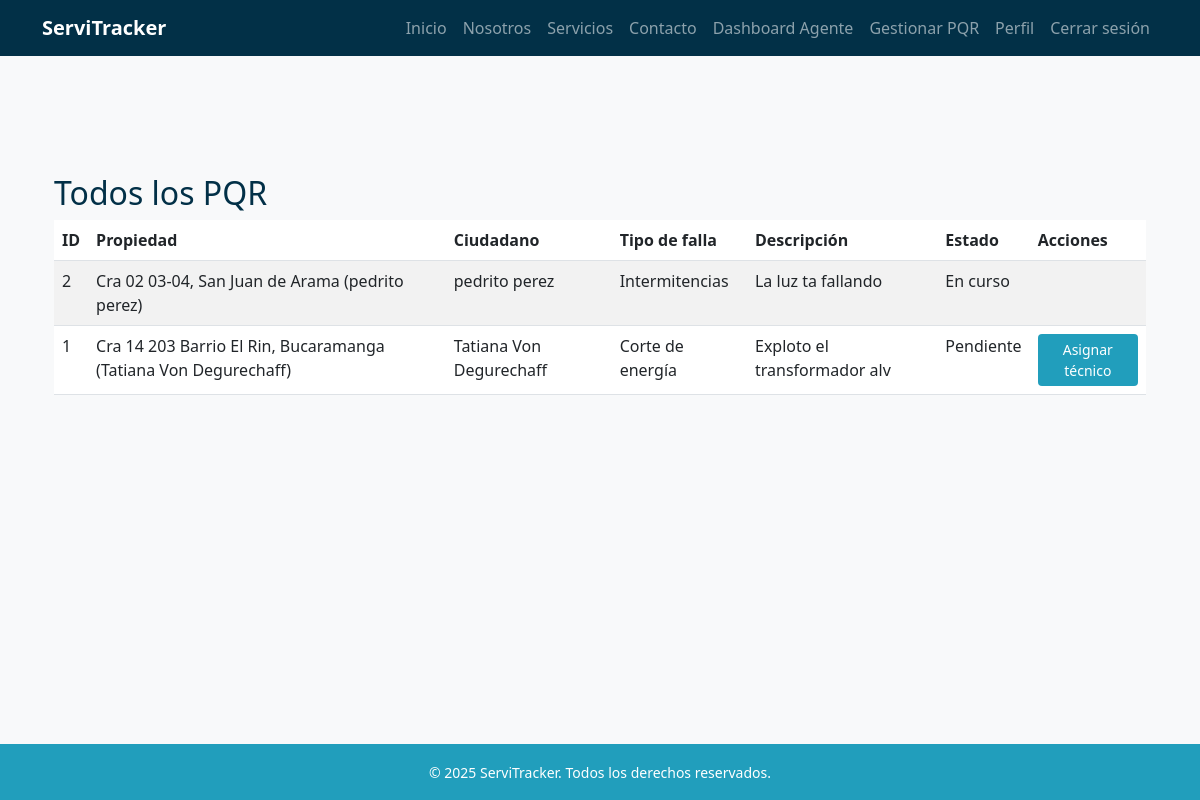
The app's page /pqr/admin/ (signed in), older data.
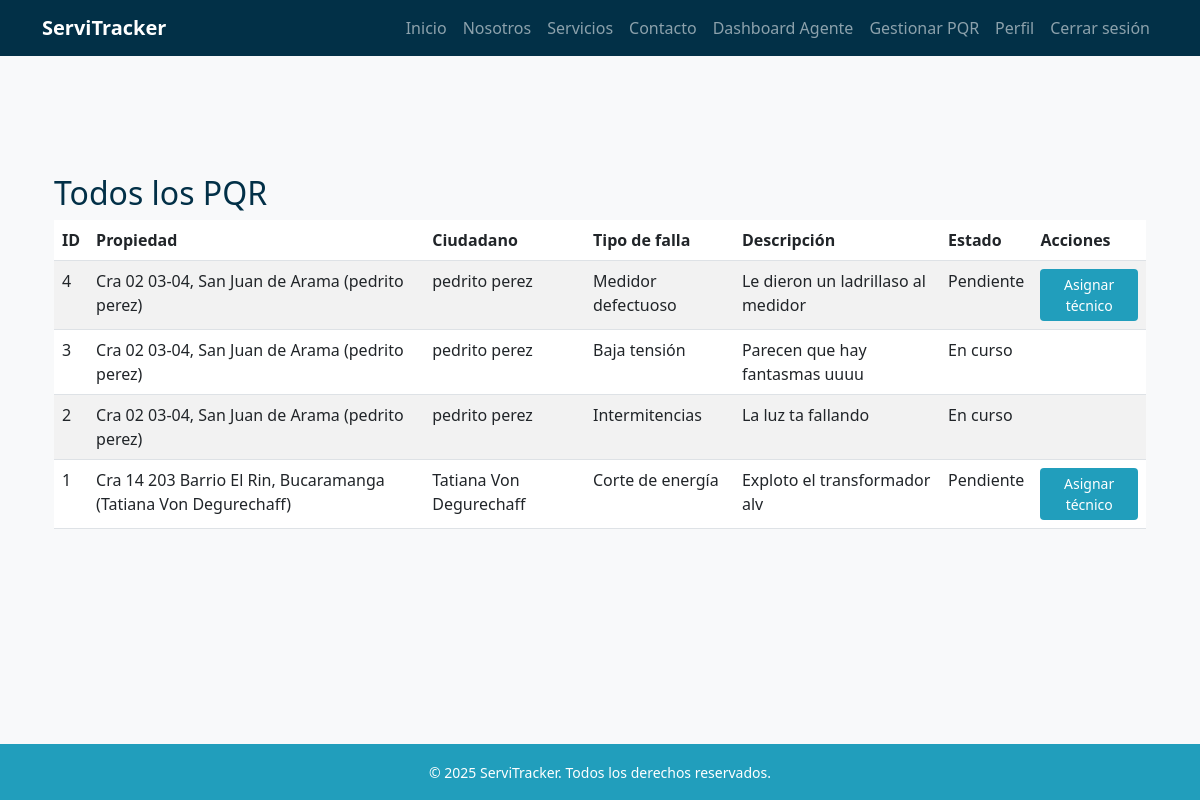
The same page, newer data.
### pqr/models.py (models this page shows, shortened)
class PQR(models.Model):
    ciudadano = models.ForeignKey(
        settings.AUTH_USER_MODEL,
        on_delete=models.SET_NULL,
        null=True,
        blank=True,
        related_name="pqrs_ciudadano"
    )
    propiedad = models.ForeignKey(
        Propiedad,
        on_delete=models.SET_NULL,
        null=True,
        blank=True
    )
    direccion = models.CharField(max_length=255, blank=True, null=True)
    departamento = models.CharField(max_length=100, blank=True, null=True)
    ciudad = models.CharField(max_length=100, blank=True, null=True)
    telefono_contacto = models.CharField(max_length=20, unique=True, null=True, blank=True)
    tipo_falla = models.ForeignKey(TipoFalla, on_delete=models.PROTECT)
    descripcion = models.TextField()
    estado = models.ForeignKey(EstadoPQR, on_delete=models.PROTECT)
    tecnico_asignado = models.ForeignKey(
        settings.AUTH_USER_MODEL,
        on_delete=models.SET_NULL,
        null=True,
        blank=True,
        related_name="pqrs_tecnico"
    )
    agente_revisor = models.ForeignKey(
        settings.AUTH_USER_MODEL,
        on_delete=models.SET_NULL,
        null=True,
        blank=True,
        related_name="pqrs_agente"
    )
    observacion_tecnico = models.TextField(blank=True, null=True)
    fecha_creacion = models.DateTimeField(auto_now_add=True)
    fecha_actualizacion = models.DateTimeField(auto_now=True)
    def actualizar_estado_urgencia(self):
        if self.estado.nombre == "Pendiente":
            dias = (timezone.now() - self.fecha_creacion).days
            if dias >= 7:
                urgente = EstadoPQR.objects.get(nombre="Muy urgente")
                self.estado = urgente
                self.save()
            elif dias >= 3:
                urgente = EstadoPQR.objects.get(nombre="Urgente")
                self.estado = urgente
                self.save()

class TipoFalla(models.Model):
    nombre = models.CharField(max_length=100)
    def __str__(self):
        return self.nombre

class EstadoPQR(models.Model):
    nombre = models.CharField(max_length=50)

### propiedades/models.py (models this page shows)
class Propiedad(models.Model):
    usuario = models.ForeignKey(
        settings.AUTH_USER_MODEL,
        on_delete=models.CASCADE,
        related_name='propiedades'
    )
    departamento = models.CharField(max_length=100)
    ciudad = models.CharField(max_length=100)
    direccion = models.CharField(max_length=200)
    activa = models.BooleanField(default=True)
    def __str__(self):
        nombre = self.usuario.get_full_name() if hasattr(self.usuario, 'get_full_name') else str(self.usuario)
        return f"{self.direccion}, {self.ciudad} ({nombre})"

### usuarios/models.py (models this page shows)
class Usuario(AbstractBaseUser, PermissionsMixin):
    ROLES = [
        ("administrador", "Administrador"),
        ("agente", "Agente"),
        ("tecnico", "Técnico"),
        ("ciudadano", "Ciudadano"),
    ]
    documento = models.CharField(max_length=20, unique=True)
    email = models.EmailField(blank=True, null=True)
    nombres = models.CharField(max_length=100, blank=True, null=True)
    apellidos = models.CharField(max_length=100, blank=True, null=True)
    rol = models.CharField(max_length=20, choices=ROLES, default="ciudadano")
    especialidad = models.ForeignKey(Especialidad, on_delete=models.SET_NULL, null=True, blank=True)
    is_active = models.BooleanField(default=True)
    is_staff = models.BooleanField(default=False)
    date_joined = models.DateTimeField(auto_now_add=True)
    objects = UsuarioManager()
    USERNAME_FIELD = "documento"
    REQUIRED_FIELDS = []  # puedes agregar 'email' si quieres que sea obligatorio
    def __str__(self):
        return self.get_public_name()
    def get_full_name(self):
        nombre = (self.nombres or "").strip()
        apellido = (self.apellidos or "").strip()
        full = f"{nombre} {apellido}".strip()
        return full or ""
    def get_public_name(self):
        return self.get_full_name() or "Usuario"

### pqr/views.py (the view)
# urls.py: path('admin/', views.lista_pqr_admin, name='lista_pqr_admin'),        # Admin/Agente: todos los PQR
@user_passes_test(lambda u: u.rol in ["agente", "administrador"])
def lista_pqr_admin(request):
    pqr_queryset = PQR.objects.all().order_by("-id")
    for pqr in pqr_queryset:
        pqr.actualizar_estado_urgencia()
    paginator = Paginator(pqr_queryset, 20)
    page_number = request.GET.get("page")
    pqr_list = paginator.get_page(page_number)
    return render(request, 'pqr/lista.html', {'pqr_list': pqr_list})

### templates/pqr/lista.html (shortened to what this page needs)
{% extends 'base.html' %}
{% block content %}
<div class="container my-5">
    <h2 class="text-blue-dark">Todos los PQR</h2>
    <table class="table table-striped">
        <thead>
            <tr>
                <th>ID</th>
                <th>Propiedad</th>
                <th>Ciudadano</th>
                <th>Tipo de falla</th>
                <th>Descripción</th>
                <th>Estado</th>
                <th>Acciones</th>
            </tr>
        </thead>
        <tbody>
            {% for pqr in pqr_list %}
            <tr>
                <td>{{ pqr.id }}</td>
                <td>{{ pqr.propiedad }}</td>
                <td>{{ pqr.ciudadano }}</td>
                <td>{{ pqr.tipo_falla }}</td>
                <td>{{ pqr.descripcion }}</td>
                <td>{{ pqr.estado.nombre }}</td>
                <td>
                    {% if pqr.estado.nombre == "Pendiente" %}
                        <a href="{% url 'asignar_tecnico' pqr.pk %}" class="btn btn-sm btn-blue-mid">Asignar técnico</a>
                    {% endif %}
                </td>
            </tr>
            {% empty %}
            <tr><td colspan="7">No hay PQR registrados.</td></tr>
            {% endfor %}
        </tbody>
    </table>
</div>
{% endblock %}

Row changes from the older to the newer data that the page shows:
added PQR: id "4", propiedad "Cra 02 03-04, San Juan de Arama (pedrito perez)", ciudadano "pedrito perez", tipo_falla "Medidor defectuoso", descripcion "Le dieron un ladrillaso al medidor", estado.nombre "Pendiente", shows "Asignar técnico"
added PQR: id "3", propiedad "Cra 02 03-04, San Juan de Arama (pedrito perez)", ciudadano "pedrito perez", tipo_falla "Baja tensión", descripcion "Parecen que hay fantasmas uuuu", estado.nombre "En curso"
